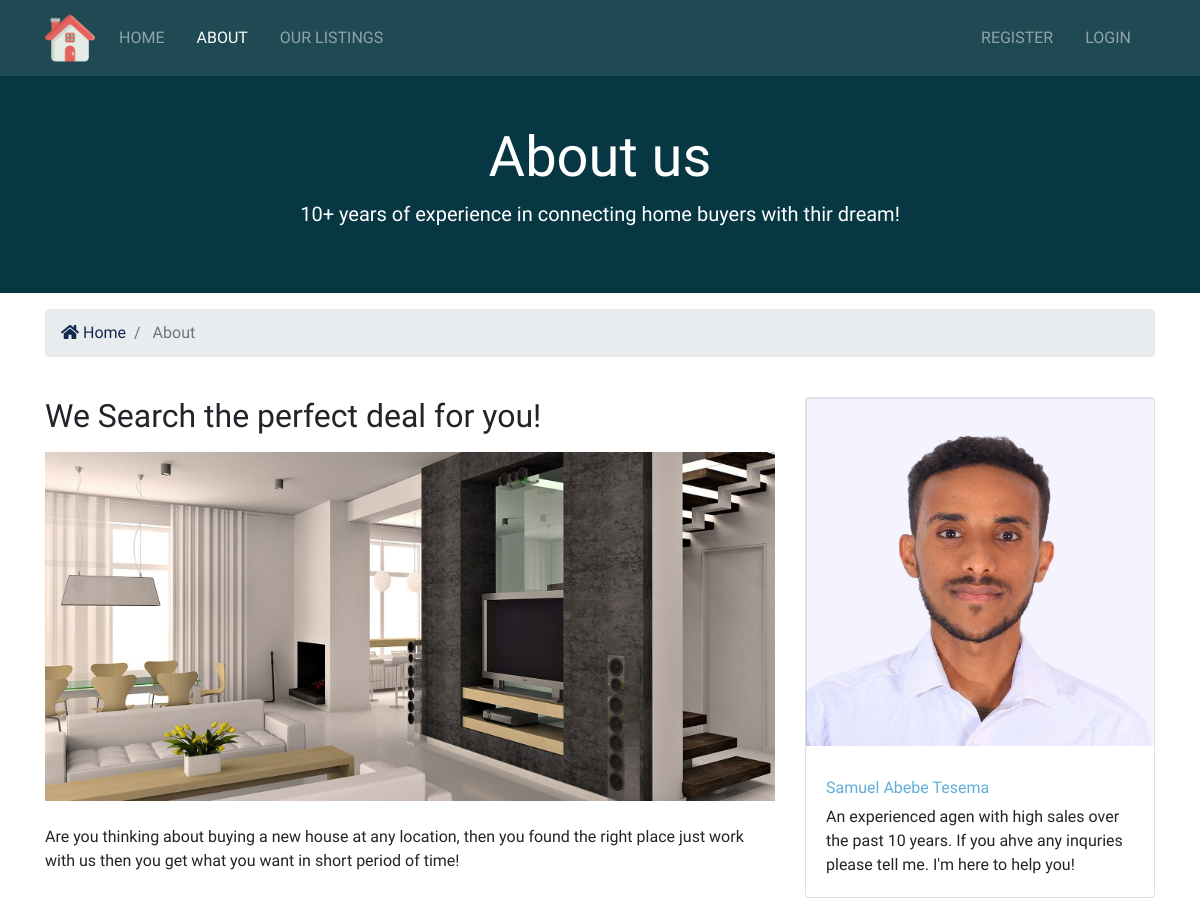
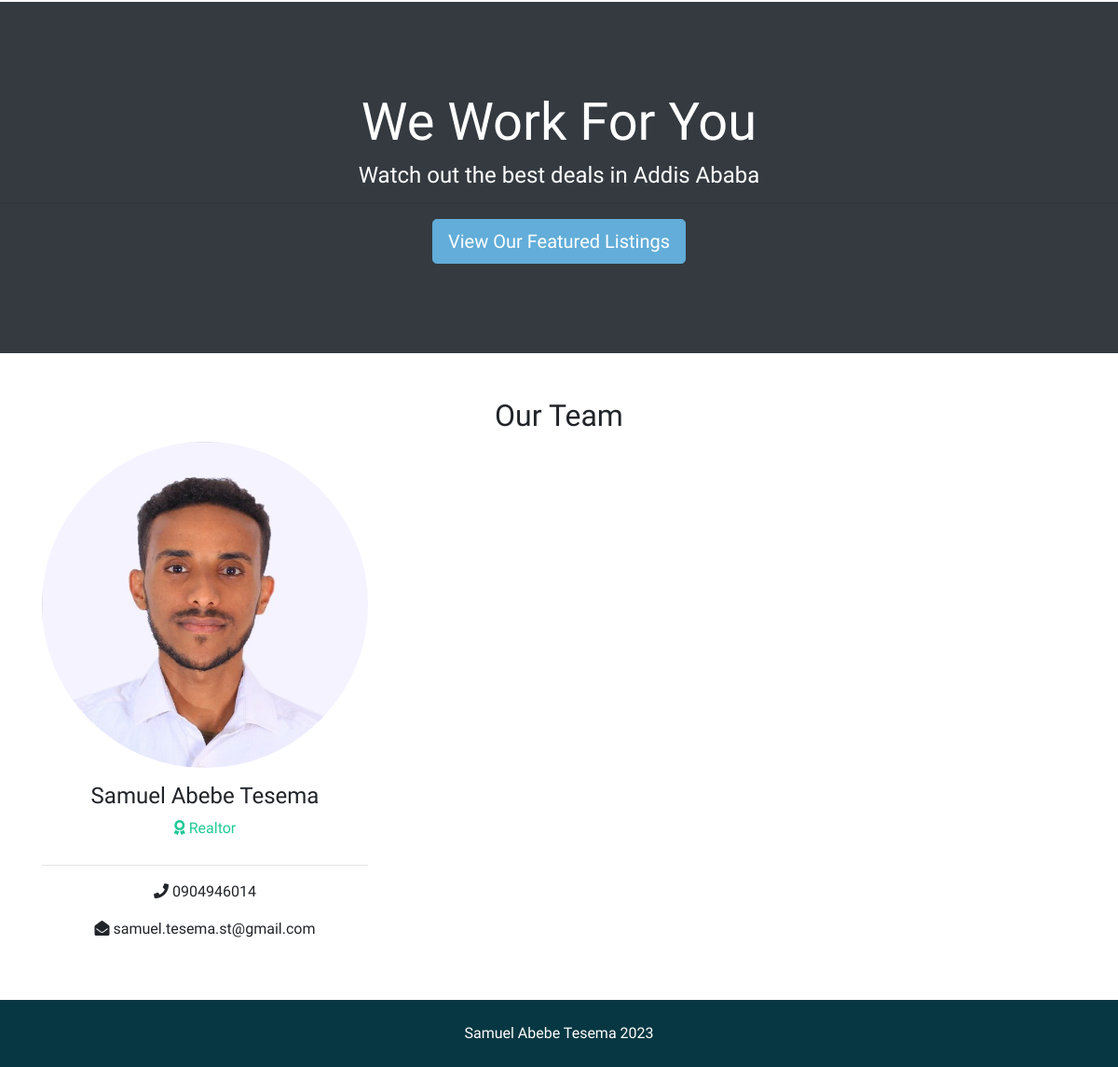
The page /about/ on the database its author committed (2 pictures, top to bottom).
### agent/models.py (models this page shows, shortened)
class Agent(models.Model):
    name = models.CharField(max_length=200)
    photo = models.ImageField(upload_to='photo/%Y/%m/%d')
    description = models.TextField(blank=True)
    phone = models.CharField(max_length=20)
    email = models.CharField(max_length=50)
    is_mvp = models.BooleanField(default=False)
    hire_date = models.DateTimeField(default=datetime.now, blank=True)
    objects = models.Manager()

### pages/views.py (the view)
# urls.py: path('about/', views.about, name='about'),
def about(request):
    agent = Agent.objects.order_by('-hire_date')
    mvp_agent = Agent.objects.all().filter(is_mvp=True)
    context = {
        'agent': agent,
        'mvp_agent': mvp_agent
    }
    return render(request, 'pages/about.html', context)

### pages/templates/pages/about.html (shortened to what this page needs)
{% extends 'pages/layout.html' %}
{% load static %}
{% block content %}
        <section id="showcase-inner" class="py-5 text-white">
        <div class="container">
          <div class="row text-center">
            <div class="col-md-12">
              <h1 class="display-4">About us</h1>
              <p class="lead">10+ years of experience in connecting home buyers with thir dream!</p>
            </div>
          </div>
        </div>
      </section>
      <section id="bc" class="mt-3">
        <div class="container">
          <nav aria-label="breadcrumb">
            <ol class="breadcrumb">
              <li class="breadcrumb-item">
                <a href="{% url 'index' %}">
                  <i class="fas fa-home"></i> Home</a>
              </li>
              <li class="breadcrumb-item active"> About</li>
            </ol>
          </nav>
        </div>
      </section>
      <section id="about" class="py-4">
        <div class="container">
          <div class="row">
            <div class="col-md-8">
              <h2>We Search the perfect deal for you!</h2>
              <img src="{% static 'img/about.jpg' %}" alt="">
              <p class="mt-4">Are you thinking about buying a new house at any location, then you found the right place just work with us then you get what you want in short period of time!</p>
            </div>
            <div class="col-md-4">
              {% if mvp_agent %}
                {% for agents in mvp_agent %}
                    <div class="card">
                      <img class="card-img-top" src="{{ agents.photo.url }}" alt="Seller of the month">
                      <div class="card-body">
                        <h6 class="text-secondary">{{ agents.name }}</h6>
                        <p class="card-text">{{ agents.description }}</p>
                      </div>
                    </div>
                {% endfor %}
              {% endif %}
            </div>
          </div>
        </div>
      </section>
      <section id="work" class="bg-dark text-white text-center">
        <h2 class="display-4">We Work For You</h2>
        <h4>Watch out the best deals in Addis Ababa</h4>
        <hr>
        <a href="{% url 'listings' %}" class="btn btn-secondary text-white btn-lg">View Our Featured Listings</a>
      </section>
      <section id="team" class="py-5">
        <div class="container">
          <h2 class="text-center">Our Team</h2>
          <div class="row text-center">
            {% if agent %}
                {% for agents in agent %}
                    <div class="col-md-4">
                        <img src="{{agents.photo.url }}" alt="" class="rounded-circle mb-3">
                        <h4>{{ agents.name }}</h4>
                        <p class="text-success">
                            <i class="fas fa-award text-success mb-3"></i> Realtor</p>
                        <hr>
                        <p>
                            <i class="fas fa-phone"></i> {{ agents.phone }}</p>
                        <p>
                          <i class="fas fa-envelope-open"></i> {{ agents.email }}</p>
                    </div>
                {% endfor %}
            {% else %}
              <div class="col-md-12">
                  <p>No Realtors Available</p>
              </div>
            {% endif %}
          </div>
        </div>
      </section>
{% endblock content %}

### realEstate/static/css/all.css (style rules this page uses)
.fa, .fas, .far, .fal, .fab { -moz-osx-font-smoothing: grayscale; -webkit-font-smoothing: antialiased; display: inline-block; font-style: normal; font-variant: normal; text-rendering: auto; line-height: 1; }
.fa-award:before { content: "\f559"; }
.fa-envelope-open:before { content: "\f2b6"; }
.fa-home:before { content: "\f015"; }
.fa-phone:before { content: "\f095"; }
.fa, .fas { font-family: 'Font Awesome 5 Free'; font-weight: 900; }

### realEstate/static/css/style.css (style rules this page uses)
.btn-secondary { color: #fff !important; }
img { width: 100%; }
#showcase-inner { background: url(../img/building.jpg) no-repeat top center fixed/cover; position: relative; overflow: hidden; min-height: 200px; }
#showcase-inner::before { content: ''; position: absolute; top: 0; left: 0; min-height: 100%; width: 100%; background: #073742 }
#work { padding: 6rem 0; }

### rows shown on the page
Agent: photo (picture), name "Samuel Abebe Tesema", description "An experienced agen with high sales over the past 10 years. If you ahve any inquries please tell me. I'm here to help you!", phone "0904946014", email "samuel.tesema.st@gmail.com"
